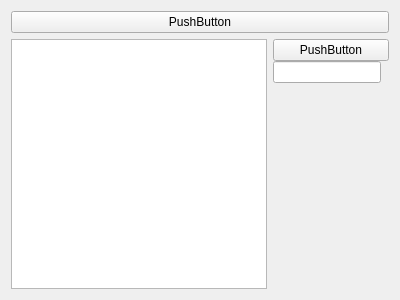
<?xml version="1.0" encoding="UTF-8"?>
<ui version="4.0">
 <class>Form</class>
 <widget class="QWidget" name="Form">
  <property name="geometry">
   <rect>
    <x>0</x>
    <y>0</y>
    <width>400</width>
    <height>300</height>
   </rect>
  </property>
  <property name="windowTitle">
   <string>Form</string>
  </property>
  <layout class="QVBoxLayout" name="verticalLayout_2">
   <item>
    <layout class="QVBoxLayout" name="verticalLayout">
     <item>
      <widget class="QPushButton" name="pushButton">
       <property name="text">
        <string>PushButton</string>
       </property>
      </widget>
     </item>
     <item>
      <layout class="QHBoxLayout" name="horizontalLayout">
       <item>
        <widget class="QListView" name="listView"/>
       </item>
       <item>
        <layout class="QVBoxLayout" name="verticalLayout_3">
         <property name="spacing">
          <number>0</number>
         </property>
         <property name="sizeConstraint">
          <enum>QLayout::SetMaximumSize</enum>
         </property>
         <property name="leftMargin">
          <number>0</number>
         </property>
         <item>
          <widget class="QPushButton" name="pushButton_2">
           <property name="text">
            <string>PushButton</string>
           </property>
          </widget>
         </item>
         <item>
          <layout class="QFormLayout" name="formLayout">
           <item row="0" column="0">
            <widget class="QLineEdit" name="lineEdit"/>
           </item>
          </layout>
         </item>
        </layout>
       </item>
      </layout>
     </item>
    </layout>
   </item>
  </layout>
 </widget>
 <resources/>
 <connections/>
</ui>
